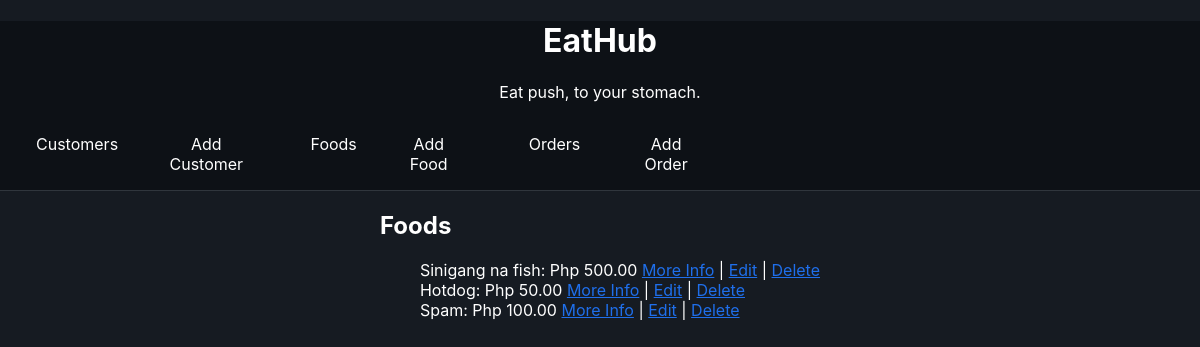
The page /webkiosk/foods/ on the database as committed earlier.
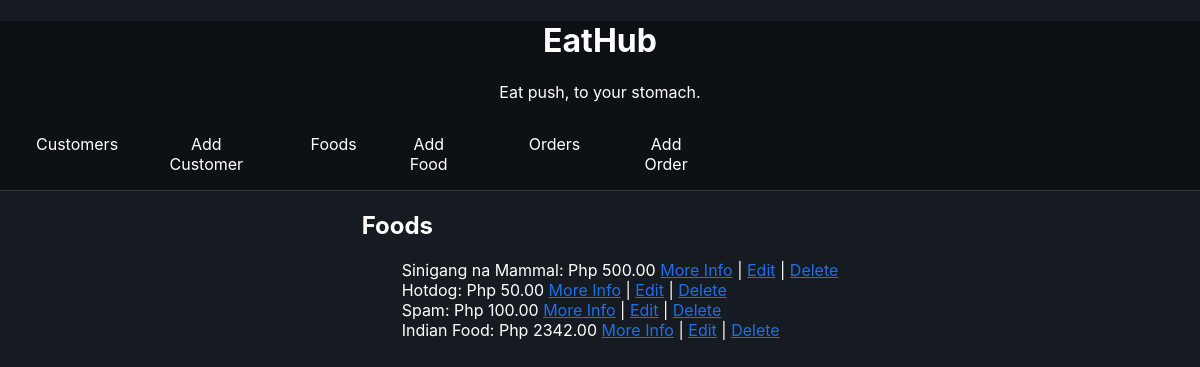
The same page on the database as committed later.
### webkiosk/models.py (models this page shows, shortened)
class Food(models.Model):
    name = models.CharField(max_length=50)
    description = models.CharField(max_length=200)
    price = models.DecimalField(decimal_places=2, max_digits=6)

### webkiosk/views.py (the view)
# urls.py: path('foods/', views.listfood, name='food-list'),
def listfood(request):
    foodlist = Food.objects.all()
    context = {'foodlist': foodlist}
    return render(request, "webkiosk/food_list.html", context)

### webkiosk/templates/webkiosk/food_list.html (shortened to what this page needs)
{% extends 'webkiosk/base_template.html' %}
{% block maincontent %}
<h2>Foods</h2>
<ul class="list-style-none">
    {% for food in foodlist %}
        <li>{{ food.name}}: Php {{food.price}}
            <a href="{% url 'webkiosk:food-details' food.id %}">More Info</a> |
            <a href="{% url 'webkiosk:food-edit' food.id %}">Edit</a> |
            <a href="{% url 'webkiosk:food-delete' food.id %}">Delete</a>
        </li>
    {% endfor %}
</ul>
{% endblock %}

Rows that differ between the two databases and show on the page:
changed Food: name "Sinigang na fish" → "Sinigang na Mammal"
added Food: name "Indian Food", price "2342.00"
